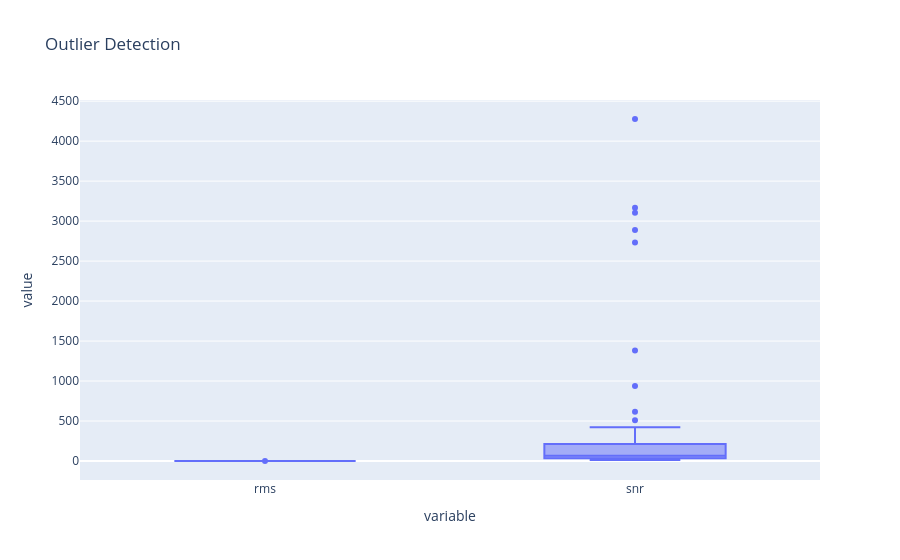

The notebook cell saved with this chart:
### Code cell
fig = px.box(

    quality_success,

    y=["rms", snr_column],

    title="Outlier Detection"

)

fig.show()

fig.write_html(
    FIGURE_DIR / "boxplots.html"
)

### Figure 1 — Plotly figure (JSON) as saved in the notebook; plotly's stock layout.template omitted (floating-point values rounded to 4 significant figures; data arrays with more than 128 entries replaced by an {"elided": "..."} marker saying what was removed)
{"data": [{"alignmentgroup": "True", "hovertemplate": "variable=%{x}<br>value=%{y}<extra></extra>", "legendgroup": "", "marker": {"color": "#636efa"}, "name": "", "notched": false, "offsetgroup": "", "orientation": "v", "showlegend": false, "type": "box", "x": {"elided": "178 str values"}, "x0": " ", "xaxis": "x", "y": {"elided": "178 float values"}, "y0": " ", "yaxis": "y"}], "layout": {"boxmode": "group", "legend": {"tracegroupgap": 0}, "title": {"text": "Outlier Detection"}, "xaxis": {"anchor": "y", "domain": [0, 1], "title": {"text": "variable"}}, "yaxis": {"anchor": "x", "domain": [0, 1], "title": {"text": "value"}}}}
